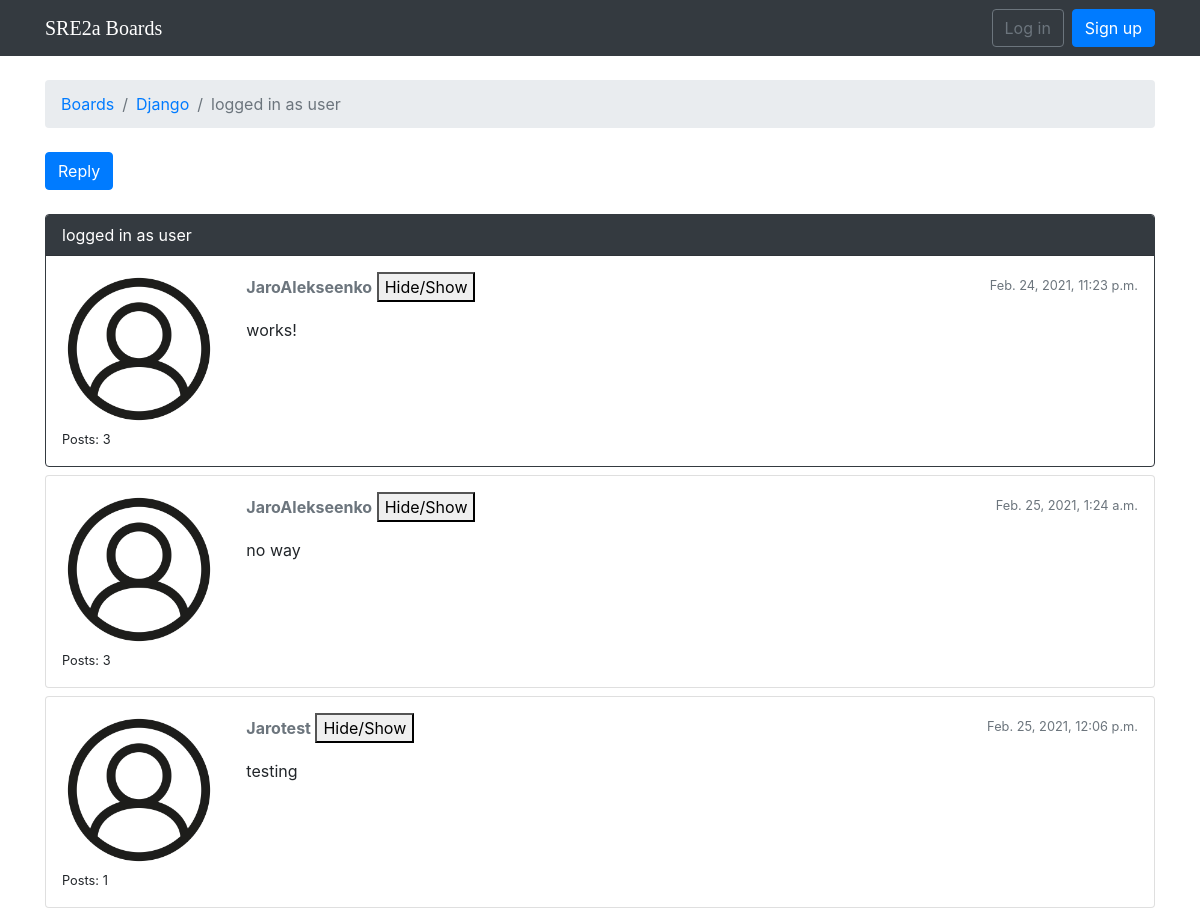
Before: /boards/1/topics/5/ with the older database file.
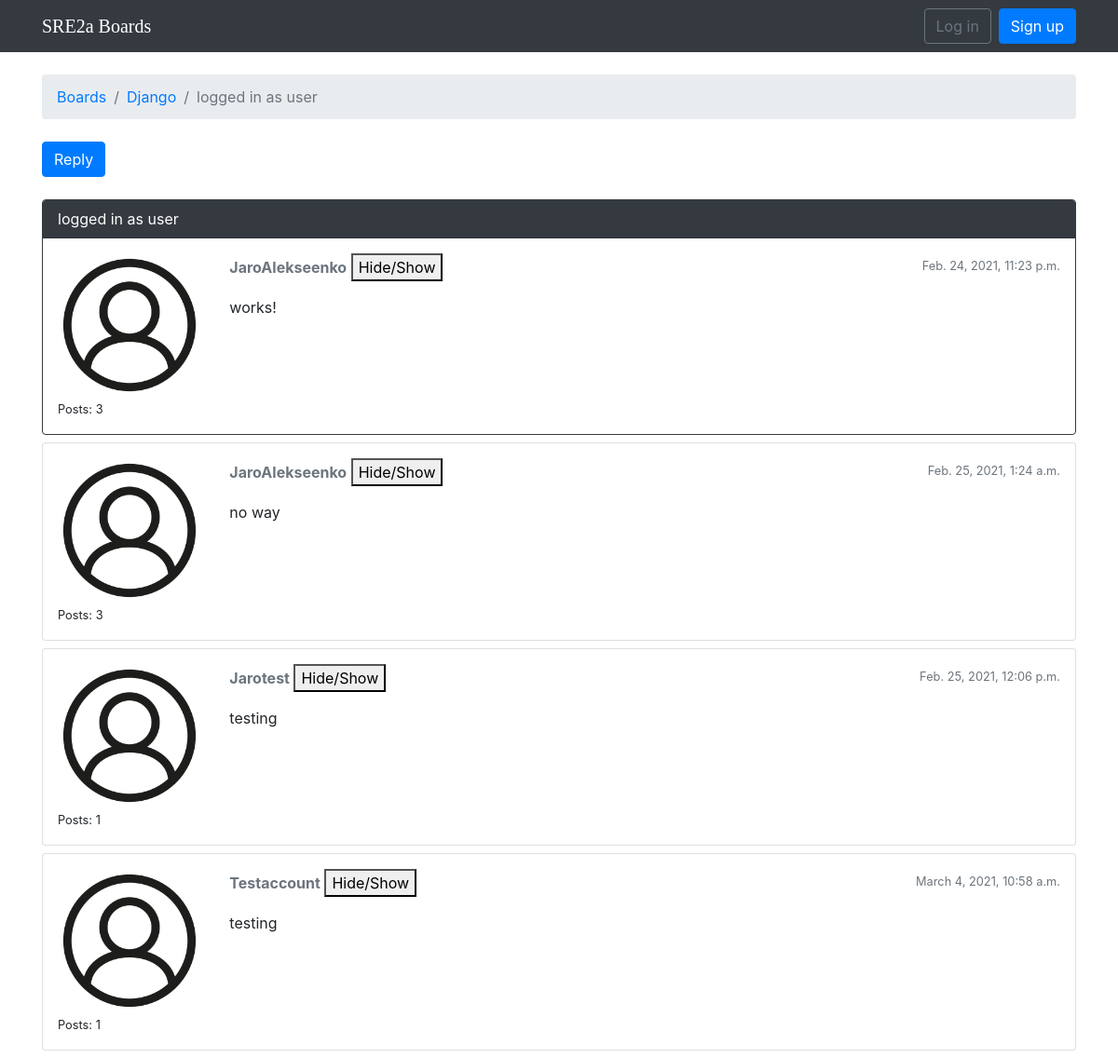
After: the same page with the newer database file.
### boards/models.py (models this page shows, shortened)
class Topic(models.Model):
    subject = models.CharField(max_length=255)
    last_updated = models.DateTimeField(auto_now_add=True)
    board = models.ForeignKey(Board, related_name='topics', on_delete=models.CASCADE,)
    starter = models.ForeignKey(User, related_name='topics', on_delete=models.CASCADE,)
    views = models.PositiveIntegerField(default=0)

class Board(models.Model):
    name = models.CharField(max_length=30, unique=True)
    description = models.CharField(max_length=100)

class Post(models.Model):
    message = models.TextField(max_length=4000)
    topic = models.ForeignKey(Topic, related_name='posts', on_delete=models.CASCADE)
    created_at = models.DateTimeField(auto_now_add=True)
    updated_at = models.DateTimeField(null=True)
    created_by = models.ForeignKey(User, related_name='posts', on_delete=models.CASCADE)
    updated_by = models.ForeignKey(User, null=True, related_name='+', on_delete=models.CASCADE)

### boards/views.py (the view)
# urls.py: url(r'^boards/(?P<pk>\d+)/topics/(?P<topic_pk>\d+)/$', views.topic_posts, name='topic_posts'),
def topic_posts(request, pk, topic_pk):
    topic = get_object_or_404(Topic, board__pk=pk, pk=topic_pk)
    return render(request, 'topic_posts.html', {'topic': topic})
    topic.views += 1
    topic.save()
    return render(request, 'topic_posts.html', {'topic': topic})

### templates/topic_posts.html (shortened to what this page needs)
{% extends 'base.html' %}
{% load static %}
{% block breadcrumb %}
  <li class="breadcrumb-item"><a href="{% url 'home' %}">Boards</a></li>
  <li class="breadcrumb-item"><a href="{% url 'board_topics' topic.board.pk %}">{{ topic.board.name }}</a></li>
  <li class="breadcrumb-item active">{{ topic.subject }}</li>
{% endblock %}
{% block content %}
  <div class="mb-4">
    <a href="{% url 'reply_topic' topic.board.pk topic.pk %}" class="btn btn-primary" role="button">Reply</a>
  </div>
  {% for post in topic.posts.all %}
    <div class="card mb-2 {% if forloop.first %}border-dark{% endif %}">
      {% if forloop.first %}
        <div class="card-header text-white bg-dark py-2 px-3">{{ topic.subject }}</div>
      {% endif %}
      <div class="card-body p-3">
        <div class="row">
          <div class="col-2">
            <img src="{% static 'img/icon.png' %}" alt="{{ post.created_by.username }}" class="w-100">
            <small>Posts: {{ post.created_by.posts.count }}</small>
          </div>
          <div class="col-10">
            <div class="row mb-3">
              <div class="col-6">
                <strong class="text-muted">{{ post.created_by.username }}</strong>
                <button id="hideusername">Hide/Show</button>
              </div>
              <div class="col-6 text-right">
                <small class="text-muted">{{ post.created_at }}</small>
              </div>
            </div>
            {{ post.message }}
          </div>
        </div>
      </div>
    </div>
  {% endfor %}
{% endblock %}

### templates/base.html (shortened to what this page needs)
{% load static %}<!DOCTYPE html>
<html>
  <head>
    <link rel="stylesheet" href="{% static 'css/bootstrap.min.css' %}">
    <link rel="stylesheet" href="{% static 'css/app.css' %}">
  </head>
  <body>
    {% block body %}
      <nav class="navbar navbar-expand-sm navbar-dark bg-dark">
        <div class="container">
          <a class="navbar-brand" href="{% url 'home' %}">SRE2a Boards</a>
          <div class="collapse navbar-collapse" id="mainMenu">
            {% if user.is_authenticated %}
              <ul class="navbar-nav ml-auto">
                <li class="nav-item dropdown">
                  <a class="nav-link dropdown-toggle" href="#" id="userMenu" data-toggle="dropdown" aria-haspopup="true" aria-expanded="false">
                    {{ user.username }}
                  </a>
                  <div class="dropdown-menu dropdown-menu-right" aria-labelledby="userMenu">
                    <a class="dropdown-item" href="#">My account</a>
                    <a class="dropdown-item" href="{% url 'password_change' %}">Change password</a>
                    <div class="dropdown-divider"></div>
                    <a class="dropdown-item" href="{% url 'logout' %}">Log out</a>
                  </div>
                </li>
              </ul>
            {% else %}
              <form class="form-inline ml-auto">
                <a href="{% url 'login' %}" class="btn btn-outline-secondary">Log in</a>
                <a href="{% url 'signup' %}" class="btn btn-primary ml-2">Sign up</a>
              </form>
            {% endif %}
          </div>
        </div>
      </nav>
      <div class="container">
        <ol class="breadcrumb my-4">
          {% block breadcrumb %}
          {% endblock %}
        </ol>
        {% block content %}
        {% endblock %}
      </div>
    {% endblock body %}
  </body>
</html>

### static/css/app.css (style rules this page uses)
.navbar-brand { font-family: 'Indie+Flower', cursive; }

Changed rows visible on the page:
added Post: created_by.posts.count "1", created_by.username "Testaccount", created_at "March 4, 2021, 10:58 a.m.", message "testing"
